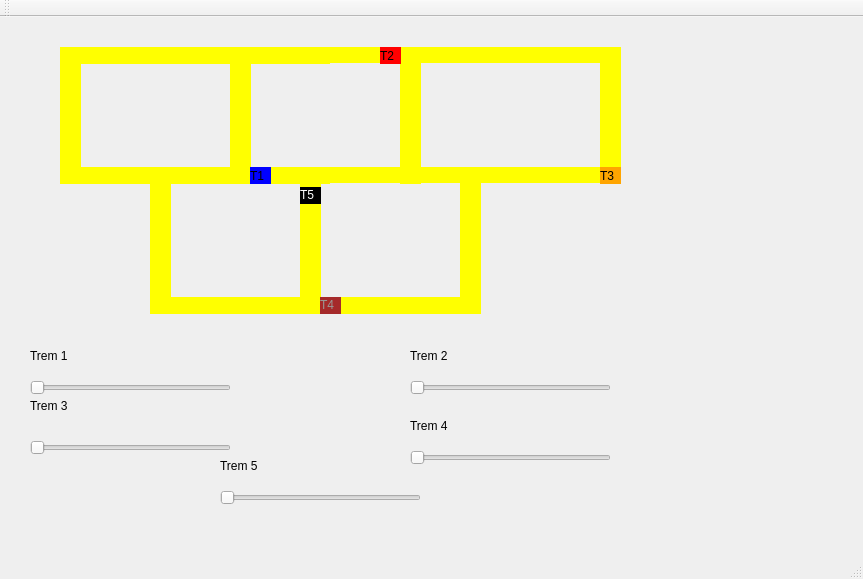
<?xml version="1.0" encoding="UTF-8"?>
<ui version="4.0">
 <class>MainWindow</class>
 <widget class="QMainWindow" name="MainWindow">
  <property name="geometry">
   <rect>
    <x>0</x>
    <y>0</y>
    <width>863</width>
    <height>579</height>
   </rect>
  </property>
  <property name="windowTitle">
   <string>MainWindow</string>
  </property>
  <widget class="QWidget" name="centralWidget">
   <widget class="QLabel" name="label_trem1">
    <property name="geometry">
     <rect>
      <x>250</x>
      <y>150</y>
      <width>21</width>
      <height>17</height>
     </rect>
    </property>
    <property name="styleSheet">
     <string notr="true">QLabel { background: blue}</string>
    </property>
    <property name="text">
     <string>T1</string>
    </property>
   </widget>
   <widget class="QLabel" name="label_trilho1">
    <property name="geometry">
     <rect>
      <x>80</x>
      <y>30</y>
      <width>250</width>
      <height>17</height>
     </rect>
    </property>
    <property name="styleSheet">
     <string notr="true">QLabel { background: yellow}</string>
    </property>
    <property name="text">
     <string/>
    </property>
   </widget>
   <widget class="QLabel" name="label_trilho2">
    <property name="geometry">
     <rect>
      <x>80</x>
      <y>150</y>
      <width>250</width>
      <height>17</height>
     </rect>
    </property>
    <property name="styleSheet">
     <string notr="true">QLabel { background: yellow}</string>
    </property>
    <property name="text">
     <string/>
    </property>
   </widget>
   <widget class="QLabel" name="label_trilho3">
    <property name="geometry">
     <rect>
      <x>400</x>
      <y>30</y>
      <width>21</width>
      <height>137</height>
     </rect>
    </property>
    <property name="styleSheet">
     <string notr="true">QLabel { background: yellow}</string>
    </property>
    <property name="text">
     <string/>
    </property>
   </widget>
   <widget class="QLabel" name="label_trilho4">
    <property name="geometry">
     <rect>
      <x>60</x>
      <y>30</y>
      <width>21</width>
      <height>137</height>
     </rect>
    </property>
    <property name="styleSheet">
     <string notr="true">QLabel { background: yellow}</string>
    </property>
    <property name="text">
     <string/>
    </property>
   </widget>
   <widget class="QLabel" name="label_trilho4_2">
    <property name="geometry">
     <rect>
      <x>600</x>
      <y>30</y>
      <width>21</width>
      <height>137</height>
     </rect>
    </property>
    <property name="styleSheet">
     <string notr="true">QLabel { background: yellow}</string>
    </property>
    <property name="text">
     <string/>
    </property>
   </widget>
   <widget class="QLabel" name="label_trilho1_2">
    <property name="geometry">
     <rect>
      <x>329</x>
      <y>30</y>
      <width>271</width>
      <height>16</height>
     </rect>
    </property>
    <property name="styleSheet">
     <string notr="true">QLabel { background: yellow}</string>
    </property>
    <property name="text">
     <string/>
    </property>
   </widget>
   <widget class="QLabel" name="label_trilho2_2">
    <property name="geometry">
     <rect>
      <x>329</x>
      <y>150</y>
      <width>271</width>
      <height>16</height>
     </rect>
    </property>
    <property name="styleSheet">
     <string notr="true">QLabel { background: yellow}</string>
    </property>
    <property name="text">
     <string/>
    </property>
   </widget>
   <widget class="QLabel" name="label_trem2">
    <property name="geometry">
     <rect>
      <x>380</x>
      <y>30</y>
      <width>21</width>
      <height>17</height>
     </rect>
    </property>
    <property name="styleSheet">
     <string notr="true">QLabel { background: red}</string>
    </property>
    <property name="text">
     <string>T2</string>
    </property>
   </widget>
   <widget class="QSlider" name="Trem1Slider">
    <property name="geometry">
     <rect>
      <x>30</x>
      <y>340</y>
      <width>201</width>
      <height>61</height>
     </rect>
    </property>
    <property name="orientation">
     <enum>Qt::Horizontal</enum>
    </property>
   </widget>
   <widget class="QLabel" name="label">
    <property name="geometry">
     <rect>
      <x>30</x>
      <y>330</y>
      <width>67</width>
      <height>17</height>
     </rect>
    </property>
    <property name="text">
     <string>Trem 1</string>
    </property>
   </widget>
   <widget class="QSlider" name="Trem2Slider">
    <property name="geometry">
     <rect>
      <x>410</x>
      <y>340</y>
      <width>201</width>
      <height>61</height>
     </rect>
    </property>
    <property name="orientation">
     <enum>Qt::Horizontal</enum>
    </property>
   </widget>
   <widget class="QLabel" name="label_2">
    <property name="geometry">
     <rect>
      <x>410</x>
      <y>330</y>
      <width>67</width>
      <height>17</height>
     </rect>
    </property>
    <property name="text">
     <string>Trem 2</string>
    </property>
   </widget>
   <widget class="QSlider" name="Trem3Slider">
    <property name="geometry">
     <rect>
      <x>30</x>
      <y>400</y>
      <width>201</width>
      <height>61</height>
     </rect>
    </property>
    <property name="orientation">
     <enum>Qt::Horizontal</enum>
    </property>
   </widget>
   <widget class="QLabel" name="label_3">
    <property name="geometry">
     <rect>
      <x>30</x>
      <y>380</y>
      <width>67</width>
      <height>17</height>
     </rect>
    </property>
    <property name="text">
     <string>Trem 3</string>
    </property>
   </widget>
   <widget class="QSlider" name="Trem4Slider">
    <property name="geometry">
     <rect>
      <x>410</x>
      <y>410</y>
      <width>201</width>
      <height>61</height>
     </rect>
    </property>
    <property name="orientation">
     <enum>Qt::Horizontal</enum>
    </property>
   </widget>
   <widget class="QLabel" name="label_4">
    <property name="geometry">
     <rect>
      <x>410</x>
      <y>400</y>
      <width>67</width>
      <height>17</height>
     </rect>
    </property>
    <property name="text">
     <string>Trem 4</string>
    </property>
   </widget>
   <widget class="QSlider" name="Trem5Slider">
    <property name="geometry">
     <rect>
      <x>220</x>
      <y>450</y>
      <width>201</width>
      <height>61</height>
     </rect>
    </property>
    <property name="orientation">
     <enum>Qt::Horizontal</enum>
    </property>
   </widget>
   <widget class="QLabel" name="label_5">
    <property name="geometry">
     <rect>
      <x>220</x>
      <y>440</y>
      <width>67</width>
      <height>17</height>
     </rect>
    </property>
    <property name="text">
     <string>Trem 5</string>
    </property>
   </widget>
   <widget class="QLabel" name="label_trem3">
    <property name="geometry">
     <rect>
      <x>600</x>
      <y>150</y>
      <width>21</width>
      <height>17</height>
     </rect>
    </property>
    <property name="styleSheet">
     <string notr="true">QLabel { background: orange}</string>
    </property>
    <property name="text">
     <string>T3</string>
    </property>
   </widget>
   <widget class="QLabel" name="label_trem4">
    <property name="geometry">
     <rect>
      <x>320</x>
      <y>280</y>
      <width>21</width>
      <height>17</height>
     </rect>
    </property>
    <property name="styleSheet">
     <string notr="true">QLabel { background: brown}</string>
    </property>
    <property name="text">
     <string>&lt;html&gt;&lt;head/&gt;&lt;body&gt;&lt;p&gt;&lt;span style=&quot; color:#9a9996;&quot;&gt;T4&lt;/span&gt;&lt;/p&gt;&lt;/body&gt;&lt;/html&gt;</string>
    </property>
   </widget>
   <widget class="QLabel" name="label_trem5">
    <property name="geometry">
     <rect>
      <x>300</x>
      <y>170</y>
      <width>21</width>
      <height>17</height>
     </rect>
    </property>
    <property name="styleSheet">
     <string notr="true">QLabel { background: black}</string>
    </property>
    <property name="text">
     <string>&lt;html&gt;&lt;head/&gt;&lt;body&gt;&lt;p&gt;&lt;span style=&quot; color:#ffffff;&quot;&gt;T5&lt;/span&gt;&lt;/p&gt;&lt;/body&gt;&lt;/html&gt;</string>
    </property>
   </widget>
   <widget class="QLabel" name="label_trilho2_3">
    <property name="geometry">
     <rect>
      <x>160</x>
      <y>280</y>
      <width>161</width>
      <height>17</height>
     </rect>
    </property>
    <property name="styleSheet">
     <string notr="true">QLabel { background: yellow}</string>
    </property>
    <property name="text">
     <string/>
    </property>
   </widget>
   <widget class="QLabel" name="label_trilho3_2">
    <property name="geometry">
     <rect>
      <x>150</x>
      <y>160</y>
      <width>21</width>
      <height>137</height>
     </rect>
    </property>
    <property name="autoFillBackground">
     <bool>false</bool>
    </property>
    <property name="styleSheet">
     <string notr="true">QLabel { background: yellow}</string>
    </property>
    <property name="text">
     <string/>
    </property>
   </widget>
   <widget class="QLabel" name="label_trilho3_3">
    <property name="geometry">
     <rect>
      <x>300</x>
      <y>160</y>
      <width>21</width>
      <height>137</height>
     </rect>
    </property>
    <property name="styleSheet">
     <string notr="true">QLabel { background: yellow}</string>
    </property>
    <property name="text">
     <string/>
    </property>
   </widget>
   <widget class="QLabel" name="label_trilho3_4">
    <property name="geometry">
     <rect>
      <x>230</x>
      <y>30</y>
      <width>21</width>
      <height>137</height>
     </rect>
    </property>
    <property name="styleSheet">
     <string notr="true">QLabel { background: yellow}</string>
    </property>
    <property name="text">
     <string/>
    </property>
   </widget>
   <widget class="QLabel" name="label_trilho3_5">
    <property name="geometry">
     <rect>
      <x>460</x>
      <y>160</y>
      <width>21</width>
      <height>137</height>
     </rect>
    </property>
    <property name="styleSheet">
     <string notr="true">QLabel { background: yellow}</string>
    </property>
    <property name="text">
     <string/>
    </property>
   </widget>
   <widget class="QLabel" name="label_trilho2_4">
    <property name="geometry">
     <rect>
      <x>320</x>
      <y>280</y>
      <width>161</width>
      <height>17</height>
     </rect>
    </property>
    <property name="styleSheet">
     <string notr="true">QLabel { background: yellow}</string>
    </property>
    <property name="text">
     <string/>
    </property>
   </widget>
   <zorder>label_trilho3</zorder>
   <zorder>label_trilho3_5</zorder>
   <zorder>label_trilho3_3</zorder>
   <zorder>label_trilho3_2</zorder>
   <zorder>label_trilho3_4</zorder>
   <zorder>label_trilho1</zorder>
   <zorder>label_trilho2</zorder>
   <zorder>label_trilho4</zorder>
   <zorder>label_trem1</zorder>
   <zorder>label_trilho4_2</zorder>
   <zorder>label_trilho1_2</zorder>
   <zorder>label_trilho2_2</zorder>
   <zorder>label_trem2</zorder>
   <zorder>Trem1Slider</zorder>
   <zorder>label</zorder>
   <zorder>Trem2Slider</zorder>
   <zorder>label_2</zorder>
   <zorder>Trem3Slider</zorder>
   <zorder>label_3</zorder>
   <zorder>Trem4Slider</zorder>
   <zorder>label_4</zorder>
   <zorder>Trem5Slider</zorder>
   <zorder>label_5</zorder>
   <zorder>label_trem3</zorder>
   <zorder>label_trilho2_3</zorder>
   <zorder>label_trilho2_4</zorder>
   <zorder>label_trem5</zorder>
   <zorder>label_trem4</zorder>
  </widget>
  <widget class="QMenuBar" name="menuBar">
   <property name="geometry">
    <rect>
     <x>0</x>
     <y>0</y>
     <width>863</width>
     <height>22</height>
    </rect>
   </property>
  </widget>
  <widget class="QToolBar" name="mainToolBar">
   <attribute name="toolBarArea">
    <enum>TopToolBarArea</enum>
   </attribute>
   <attribute name="toolBarBreak">
    <bool>false</bool>
   </attribute>
  </widget>
  <widget class="QStatusBar" name="statusBar"/>
 </widget>
 <layoutdefault spacing="6" margin="11"/>
 <resources/>
 <connections/>
</ui>
